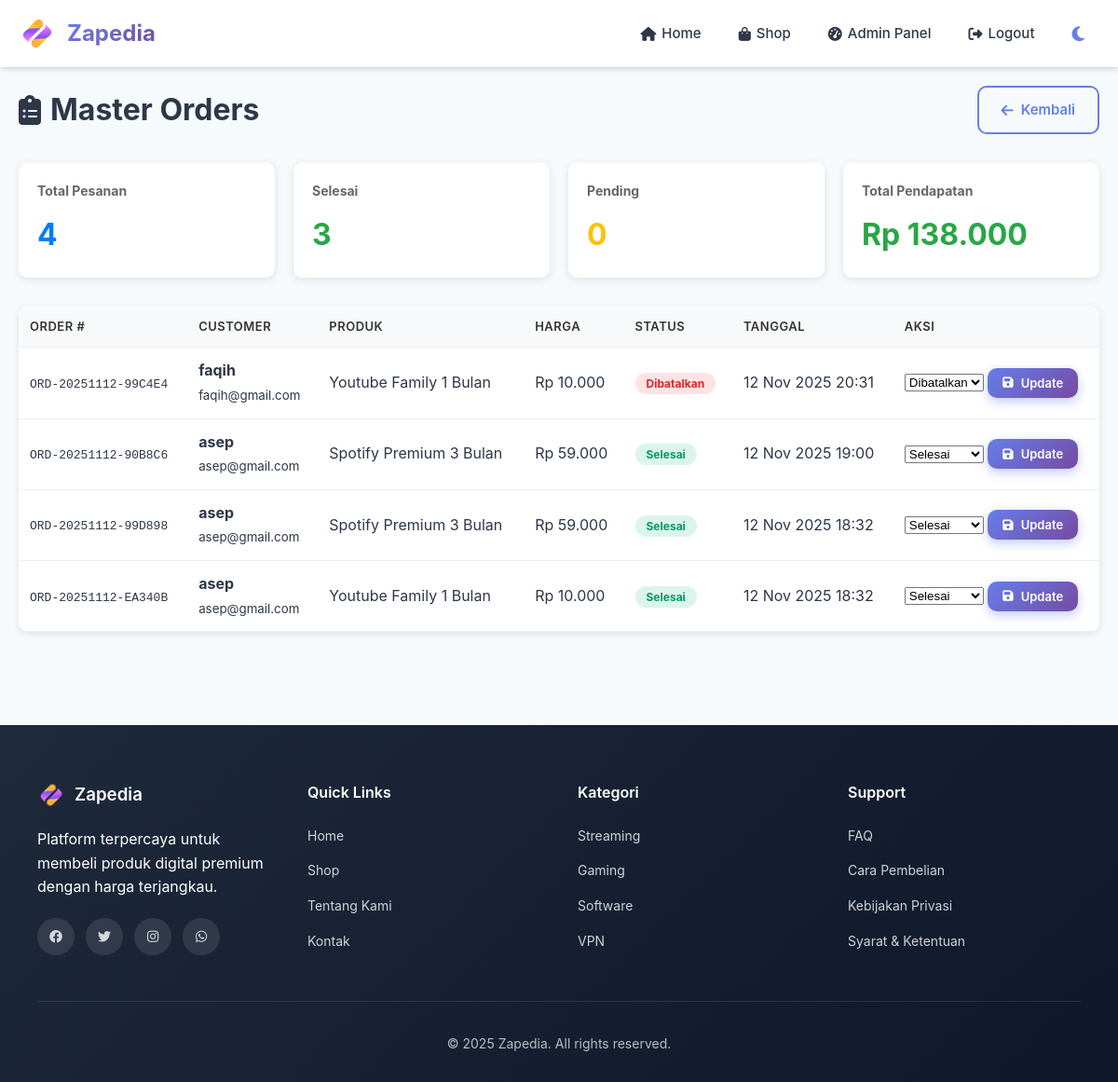
Screenshot of /index.php?page=admin_orders (signed in) with the database file from the repository.
### tables this page shows
CREATE TABLE `orders` (
  `id` int(11) NOT NULL,
  `user_id` int(11) NOT NULL,
  `product_id` int(11) NOT NULL,
  `order_number` varchar(50) NOT NULL,
  `product_name` varchar(255) NOT NULL,
  `price` decimal(10,2) NOT NULL,
  `delivery_method` varchar(50) DEFAULT 'license_code',
  `license_code` text DEFAULT NULL,
  `status` enum('pending','processing','paid','completed','cancelled') DEFAULT 'processing',
  `payment_proof` varchar(255) DEFAULT NULL,
  `created_at` timestamp NOT NULL DEFAULT current_timestamp()
);

CREATE TABLE `users` (
  `id` int(11) NOT NULL,
  `username` varchar(50) NOT NULL,
  `email` varchar(100) DEFAULT NULL,
  `password` varchar(255) NOT NULL,
  `role` varchar(50) NOT NULL DEFAULT 'user'
);

### config.php (called while the page is built, shortened)
<?php
function h($str) {
    return htmlspecialchars($str, ENT_QUOTES, 'UTF-8');
}
function formatRupiah($angka) {
    return 'Rp ' . number_format($angka, 0, ',', '.');
}
?>

### admin/master_orders.php (the view, shortened to what this page needs)
<?php
$orders_query = "
    SELECT o.*, u.username, u.email
    FROM orders o
    JOIN users u ON o.user_id = u.id
    ORDER BY o.created_at DESC
";
$orders = $conn->query($orders_query);
$stats = $conn->query("
    SELECT
        COUNT(*) as total_orders,
        SUM(CASE WHEN status = 'completed' THEN 1 ELSE 0 END) as completed,
        SUM(CASE WHEN status = 'pending' THEN 1 ELSE 0 END) as pending,
        SUM(price) as total_revenue
    FROM orders
")->fetch_assoc();
?>
<!DOCTYPE html>
<html lang="id">
<head>
    <link rel="stylesheet" href="assets/style.css">
    <link rel="stylesheet" href="https://cdnjs.cloudflare.com/ajax/libs/font-awesome/6.4.0/css/all.min.css">
</head>
<body>
<div class="admin-orders">
    <div class="admin-header">
        <h1><i class="fas fa-clipboard-list"></i> Master Orders</h1>
        <a href="index.php?page=admin_dashboard" class="btn btn-outline">
            <i class="fas fa-arrow-left"></i> Kembali
        </a>
    </div>
    <div class="stats-row">
        <div class="stat-box">
            <h3>Total Pesanan</h3>
            <div class="value"><?= $stats['total_orders'] ?></div>
        </div>
        <div class="stat-box">
            <h3>Selesai</h3>
            <div class="value" style="color: #28A745;"><?= $stats['completed'] ?></div>
        </div>
        <div class="stat-box">
            <h3>Pending</h3>
            <div class="value" style="color: #FFC107;"><?= $stats['pending'] ?></div>
        </div>
        <div class="stat-box">
            <h3>Total Pendapatan</h3>
            <div class="value" style="color: #28A745;"><?= formatRupiah($stats['total_revenue']) ?></div>
        </div>
    </div>
    <div class="orders-table">
        <table>
            <thead>
                <tr>
                    <th>Order #</th>
                    <th>Customer</th>
                    <th>Produk</th>
                    <th>Harga</th>
                    <th>Status</th>
                    <th>Tanggal</th>
                    <th>Aksi</th>
                </tr>
            </thead>
            <tbody>
                <?php if ($orders->num_rows > 0): ?>
                    <?php while ($order = $orders->fetch_assoc()): ?>
                        <tr>
                            <td><code><?= h($order['order_number']) ?></code></td>
                            <td>
                                <strong><?= h($order['username']) ?></strong><br>
                                <small><?= h($order['email']) ?></small>
                            </td>
                            <td><?= h($order['product_name']) ?></td>
                            <td><?= formatRupiah($order['price']) ?></td>
                            <td>
                                <?php
                                $status_text = [
                                    'pending' => 'Menunggu',
                                    'processing' => 'Diproses',
                                    'paid' => 'Dibayar',
                                    'completed' => 'Selesai',
                                    'cancelled' => 'Dibatalkan'
                                ];
                                $status_class = [
                                    'pending' => 'badge-warning',
                                    'processing' => 'badge-info',
                                    'paid' => 'badge-info',
                                    'completed' => 'badge-success',
                                    'cancelled' => 'badge-danger'
                                ];
                                ?>
                                <span class="status-badge <?= $status_class[$order['status']] ?>">
                                    <?= $status_text[$order['status']] ?>
                                </span>
                            </td>
                            <td><?= date('d M Y H:i', strtotime($order['created_at'])) ?></td>
                            <td>
                                <form method="post" style="display: inline;">
                                    <select name="status">
                                        <option value="completed" <?= $order['status'] === 'completed' ? 'selected' : '' ?>>Selesai</option>
                                        <option value="cancelled" <?= $order['status'] === 'cancelled' ? 'selected' : '' ?>>Dibatalkan</option>
                                    </select>
                                    <button type="submit" name="update_status" class="btn btn-primary btn-sm">
                                        <i class="fas fa-save"></i> Update
                                    </button>
                                </form>
                            </td>
                        </tr>
                    <?php endwhile; ?>
                <?php endif; ?>
            </tbody>
        </table>
    </div>
</div>
</body>
</html>

### assets/style.css (style rules this page uses)
html, body, * { scrollbar-width: none !important; }
html, body { -ms-overflow-style: none !important; }
html { overflow-y: scroll; overflow-x: hidden; }
body { overflow-y: auto; overflow-x: hidden; }
* { margin: 0; padding: 0; box-sizing: border-box; }
:root { --primary: #667eea; --primary-dark: #5568d3; --secondary: #764ba2; --success: #10b981; --warning: #f59e0b; --danger: #ef4444; --dark: #1a202c; --light: #f7fafc; --text: #2d3748; --text-light: #718096; --border: #e2e8f0; --shadow: 0 4px 6px -1px rgba(0, 0, 0, 0.1), 0 2px 4px -1px rgba(0, 0, 0, 0.06); --shadow-lg: 0 10px 15px -3px rgba(0, 0, 0, 0.1), 0 4px 6px -2px rgba(0, 0, 0, 0.05); }
body { font-family: 'Inter', 'Segoe UI', Tahoma, Geneva, Verdana, sans-serif; background: var(--light); color: var(--text); line-height: 1.6; -webkit-font-smoothing: antialiased; -moz-osx-font-smoothing: grayscale; }
.btn { padding: 12px 24px; border: none; border-radius: 10px; cursor: pointer; font-size: 15px; font-weight: 600; text-decoration: none; display: inline-flex; align-items: center; gap: 8px; transition: all 0.3s ease; font-family: inherit; }
.btn-primary { background: linear-gradient(135deg, var(--primary) 0%, var(--secondary) 100%); color: white; box-shadow: 0 4px 12px rgba(102, 126, 234, 0.4); }
.btn-outline { background: transparent; border: 2px solid currentColor; color: var(--primary); }
.btn-sm { padding: 8px 16px; font-size: 13px; }
.badge-success { background: rgba(16, 185, 129, 0.15); color: #059669; }
.badge-danger { background: rgba(239, 68, 68, 0.15); color: #dc2626; }
table { width: 100%; border-collapse: separate; border-spacing: 0; }
thead { background: var(--light); }
th, td { padding: 16px; text-align: left; border-bottom: 1px solid var(--border); }
th { font-weight: 600; color: var(--dark); font-size: 13px; text-transform: uppercase; letter-spacing: 0.5px; }
tbody tr { transition: background 0.2s; }

### index.php (style rules this page uses)
html, body { overflow-x: hidden; scrollbar-width: none !important; -ms-overflow-style: none !important; }

### admin/master_orders.php (style rules this page uses)
.admin-orders { padding: 20px; max-width: 1400px; margin: 0 auto; }
.admin-header { display: flex; justify-content: space-between; align-items: center; margin-bottom: 30px; }
.admin-header h1 { display: flex; align-items: center; gap: 10px; margin: 0; }
.stats-row { display: grid; grid-template-columns: repeat(auto-fit, minmax(250px, 1fr)); gap: 20px; margin-bottom: 30px; }
.stat-box { background: white; padding: 20px; border-radius: 10px; box-shadow: 0 2px 8px rgba(0,0,0,0.1); }
.stat-box h3 { margin: 0 0 10px 0; color: #666; font-size: 14px; }
.stat-box .value { font-size: 32px; font-weight: bold; color: #007BFF; }
.orders-table { background: white; border-radius: 10px; overflow: hidden; box-shadow: 0 2px 8px rgba(0,0,0,0.1); }
.orders-table table { width: 100%; border-collapse: collapse; }
.orders-table th, .orders-table td { padding: 12px; text-align: left; border-bottom: 1px solid #eee; }
.orders-table th { background: #f8f9fa; font-weight: 600; color: #333; }
.status-badge { padding: 4px 12px; border-radius: 20px; font-size: 12px; font-weight: bold; }

### rows the page displays
orders: order_number "ORD-20251112-99C4E4", user.username "faqih", user.email "faqih@gmail.com", product_name "Youtube Family 1 Bulan", price "Rp 10.000", status "Dibatalkan", created_at "12 Nov 2025 20:31"
orders: order_number "ORD-20251112-90B8C6", user.username "asep", user.email "asep@gmail.com", product_name "Spotify Premium 3 Bulan", price "Rp 59.000", status "Selesai", created_at "12 Nov 2025 19:00"
orders: order_number "ORD-20251112-99D898", user.username "asep", user.email "asep@gmail.com", product_name "Spotify Premium 3 Bulan", price "Rp 59.000", status "Selesai", created_at "12 Nov 2025 18:32"
orders: order_number "ORD-20251112-EA340B", user.username "asep", user.email "asep@gmail.com", product_name "Youtube Family 1 Bulan", price "Rp 10.000", status "Selesai", created_at "12 Nov 2025 18:32"

### other values shown
$stats['total_orders'] "4"
$stats['completed'] "3"
$stats['pending'] "0"
formatRupiah($stats['total_revenue']) "Rp 138.000"
